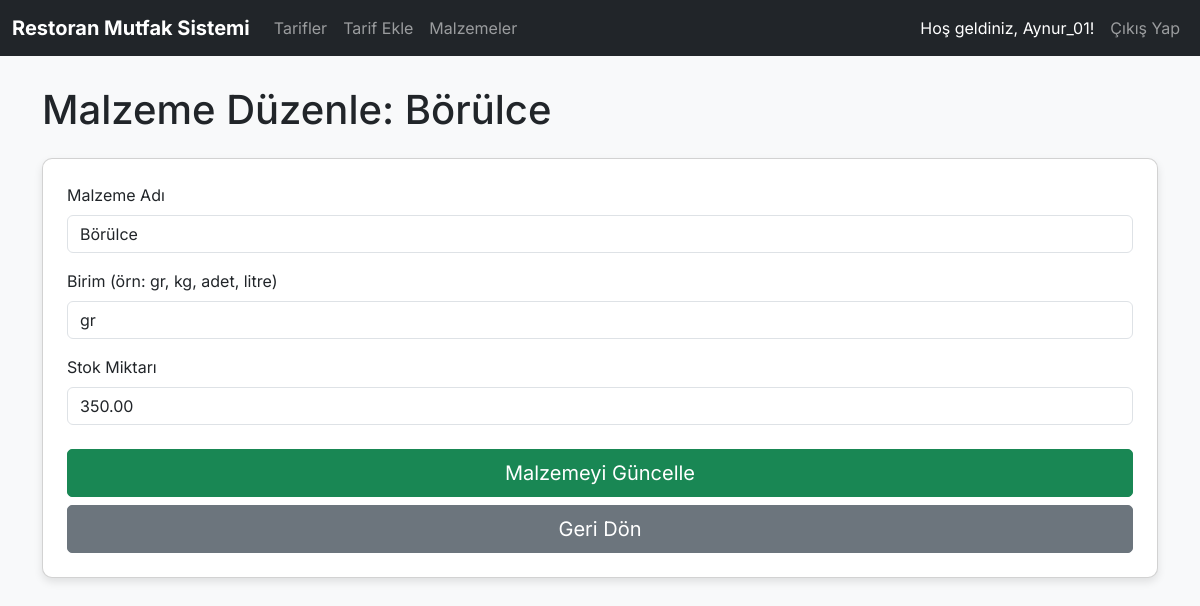
/malzeme_duzenle.php?id=1 (signed in), run on the app's committed database.
### tables this page shows
CREATE TABLE `malzemeler` (
  `id` int(11) NOT NULL,
  `ad` varchar(255) NOT NULL,
  `birim` varchar(50) DEFAULT NULL,
  `created_at` datetime DEFAULT current_timestamp(),
  `stok_miktari` decimal(10,2) DEFAULT 0.00
);

### classes/Malzeme.php (called while the page is built, shortened)
<?php
class Malzeme {
    private $pdo;
    public function __construct(PDO $pdo) {
        $this->pdo = $pdo;
    }
    public function getMalzemeById($id) {
        try {
            $stmt = $this->pdo->prepare("SELECT id, ad, birim, stok_miktari, created_at FROM malzemeler WHERE id = ?");
            $stmt->execute([$id]);
            return $stmt->fetch();
        } catch (PDOException $e) {
            error_log("Malzeme getirme hatası: " . $e->getMessage());
            return false;
        }
    }
}
?>

### public/malzeme_duzenle.php (the view, shortened to what this page needs)
<?php
require_once __DIR__ . '/../includes/header.php';
$malzeme_id = isset($_GET['id']) ? (int)$_GET['id'] : 0;
$malzeme = $malzemeObj->getMalzemeById($malzeme_id);
?>
<h1 class="mb-4">Malzeme Düzenle: <?php echo htmlspecialchars($malzeme['ad']); ?></h1>
<div class="card p-4">
    <form action="malzeme_duzenle.php?id=<?php echo $malzeme_id; ?>" method="POST">
        <div class="mb-3">
            <label for="ad" class="form-label">Malzeme Adı</label>
            <input type="text" class="form-control" id="ad" name="ad" required value="<?php echo htmlspecialchars($malzeme['ad']); ?>">
        </div>
        <div class="mb-3">
            <label for="birim" class="form-label">Birim (örn: gr, kg, adet, litre)</label>
            <input type="text" class="form-control" id="birim" name="birim" required value="<?php echo htmlspecialchars($malzeme['birim']); ?>">
        </div>
        <div class="mb-3">
            <label for="stok_miktari" class="form-label">Stok Miktarı</label>
            <input type="number" step="0.01" class="form-control" id="stok_miktari" name="stok_miktari" required value="<?php echo htmlspecialchars($malzeme['stok_miktari']); ?>">
        </div>
        <div class="d-grid gap-2 mt-4">
            <button type="submit" class="btn btn-success btn-lg">Malzemeyi Güncelle</button>
            <a href="malzemeler.php" class="btn btn-secondary btn-lg">Geri Dön</a>
        </div>
    </form>
</div>
<?php
require_once __DIR__ . '/../includes/footer.php';
?>

### includes/header.php (style rules this page uses)
body { font-family: 'Inter', sans-serif; background-color: #f8f9fa; }
.card { border-radius: 10px; box-shadow: 0 4px 8px rgba(0,0,0,0.1); }
.btn { border-radius: 5px; }

### data on the page
malzemeler: ad "Börülce", birim "gr", stok_miktari "350.00"

### other printed values
$_SESSION['username'] "Aynur_01"
